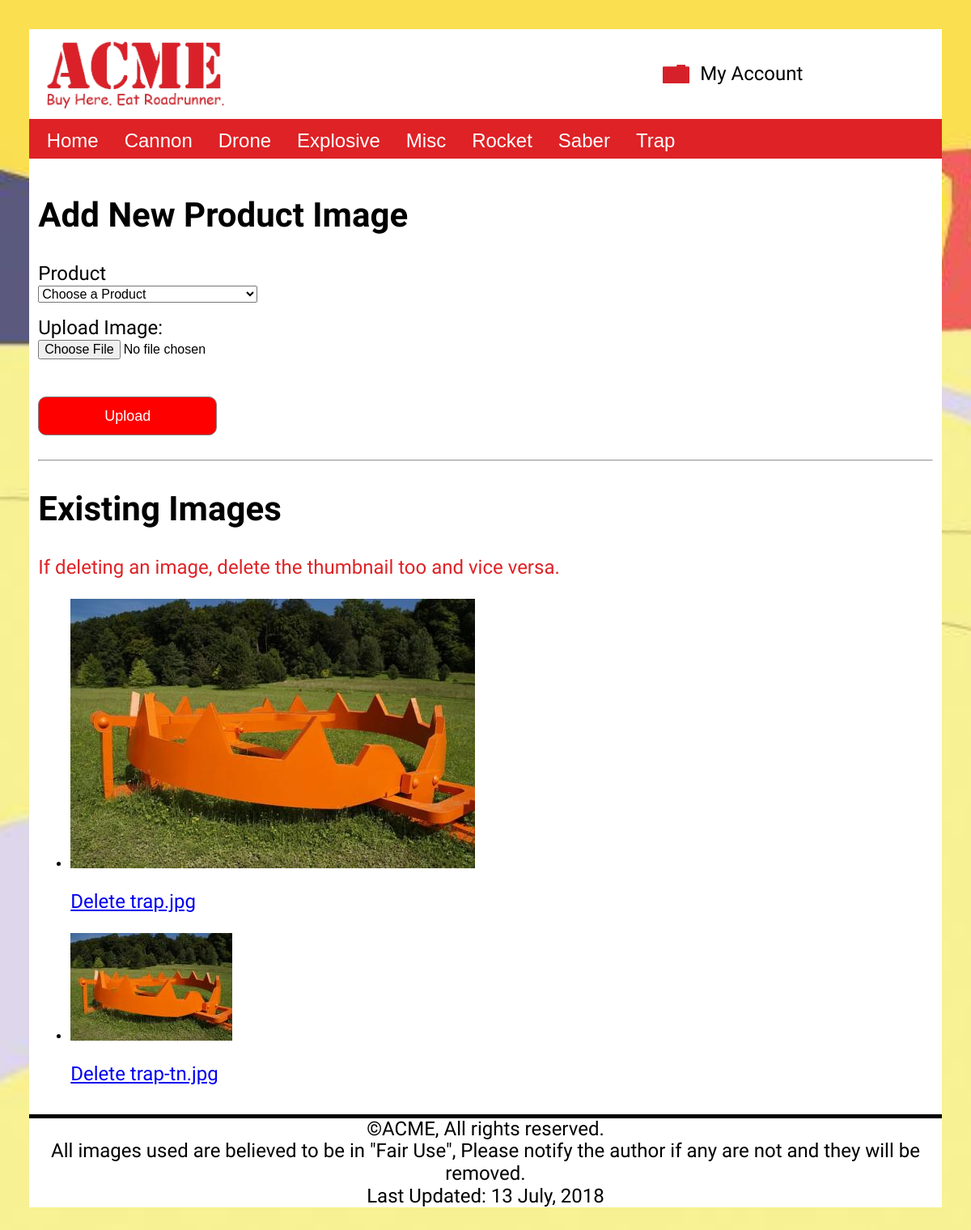
Page /uploads/index.php on the committed database.
### tables this page shows
CREATE TABLE `categories` (
  `categoryId` int(10) UNSIGNED NOT NULL,
  `categoryName` varchar(30) NOT NULL
);

CREATE TABLE `images` (
  `imgId` int(10) UNSIGNED NOT NULL,
  `invId` int(10) UNSIGNED NOT NULL,
  `imgName` varchar(100) NOT NULL,
  `imgPath` varchar(150) NOT NULL,
  `imgDate` timestamp NOT NULL DEFAULT CURRENT_TIMESTAMP
);

### model/uploads-model.php (called while the page is built, shortened)
<?php
function getImages() {
 $db = acmeConnect();
 $sql = 'SELECT imgId, imgPath, imgName, imgDate, inventory.invId, invName FROM images JOIN inventory ON images.invId = inventory.invId';
 $stmt = $db->prepare($sql);
 $stmt->execute();
 $imageArray = $stmt->fetchAll(PDO::FETCH_ASSOC);
 return $imageArray;
}

### model/acme-model.php (called while the page is built, shortened)
<?php
function getCategories(){
 $db = acmeConnect();
 $sql = 'SELECT categoryName, categoryId FROM categories ORDER BY categoryName ASC';
 $stmt = $db->prepare($sql);
 $stmt->execute();
 $categories = $stmt->fetchAll();
 return $categories;
}

### library/functions.php (the view, shortened to what this page needs)
<?php
function getNavList($categories) {
    $navList = '<ul>';
    $navList .= "<li><a href='/acme/' title='View the Acme home page'>Home</a></li>";
    foreach ($categories as $category) {
        $navList .= "<li><a href='/acme/products/?action=category&type=" . urlencode($category['categoryName']) . "' title='View our $category[categoryName] product line'>$category[categoryName]</a></li>";
    }
    $navList .= '</ul>';
    return $navList;
}
function buildImageDisplay($imageArray) {
    $id = '<ul id="image-display">';
    foreach ($imageArray as $image) {
        $id .= '<li>';
        $id .= "<img src='$image[imgPath]' title='$image[invName] image on Acme.com' alt='$image[invName] image on Acme.com'>";
        $id .= "<p><a href='/acme/uploads?action=delete&imgId=$image[imgId]&filename=$image[imgName]' title='Delete the image'>Delete $image[imgName]</a></p>";
        $id .= '</li>';
    }
    $id .= '</ul>';
    return $id;
}
function buildProductsSelect($products) {
    $prodList = '<select name="invId" id="invId">';
    $prodList .= "<option>Choose a Product</option>";
    foreach ($products as $product) {
        $prodList .= "<option value='$product[invId]'>$product[invName]</option>";
    }
    $prodList .= '</select>';
    return $prodList;
}

### css/styles.css (style rules this page uses)
* { box-sizing: border-box; }
body { font-family: 'Patrick Hand', Helvetica, sans-serif; background-image: url("/acme/images/site/background.jpg"); background-repeat: no-repeat; height: 100%; margin: 0; background-position: center; background-repeat: no-repeat; background-size: cover; padding: 3%; background-color: white; }
p { font-size: 1.5vw; }
nav ul { display: flex; list-style-type: none; font-family: Helvetica, sans-serif; font-size: 2vw; margin: 0; padding: 0; background-color: #de2226; flex-wrap: wrap; }
nav li a { display: block; color: white; padding: 8px 16px; text-decoration: none; }
@media only screen and (min-width: 37.5em) { p { font-size: 5vw; } }
@media only screen and (min-width: 64em) { p { font-size: 2vw; } }

### rows in the picture
categories: categoryName "Cannon"
categories: categoryName "Drone"
categories: categoryName "Explosive"
categories: categoryName "Misc"
categories: categoryName "Rocket"
categories: categoryName "Saber"
categories: categoryName "Trap"
images: imgPath (picture), imgName "trap.jpg"
images: imgPath (picture), imgName "trap-tn.jpg"
